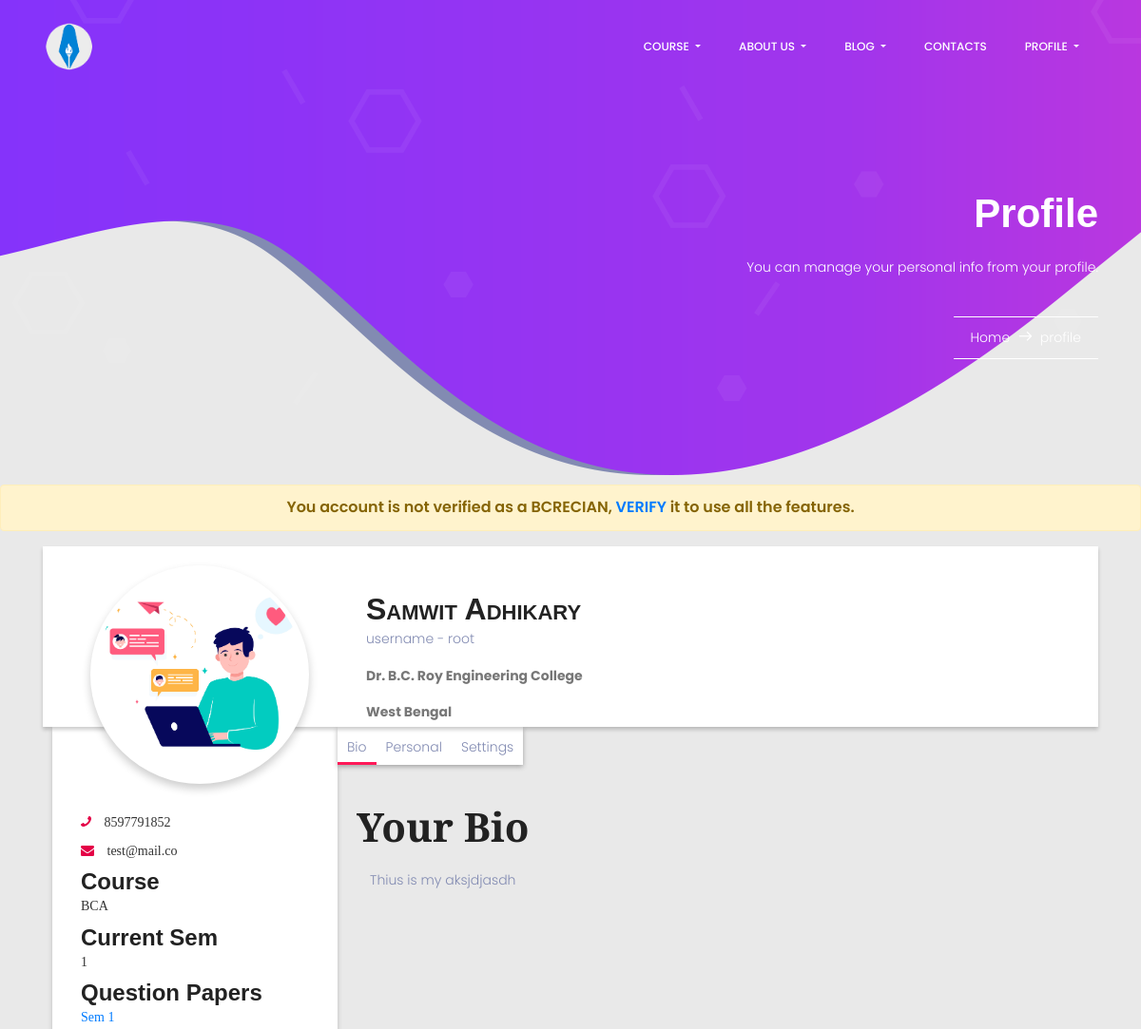
Page /profile/ (signed in, upper part) on the earlier database version.
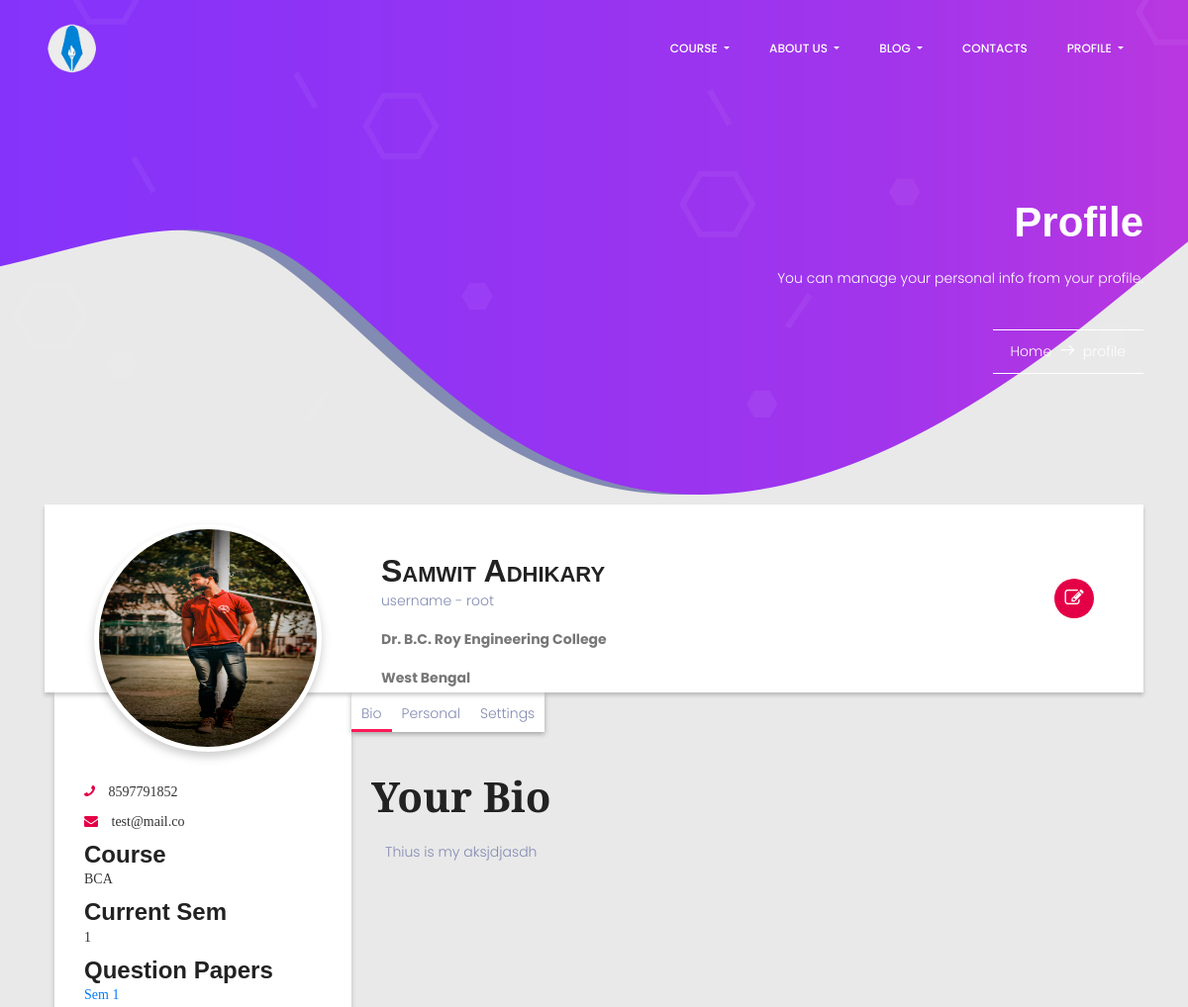
Same page on the later database version.
### home/models.py (models this page shows, shortened)
class UserProfileInfo(models.Model):
    user = models.OneToOneField(User, on_delete=models.CASCADE)
    is_verify = models.BooleanField(default=False)
    is_bcrecian = models.BooleanField(default=False)
    autogen_otp = models.IntegerField()
    name = models.CharField(max_length=20, blank=True)
    phone_number = models.CharField(
        max_length=20, default="")
    college_name = models.CharField(
        max_length=200, default="Dr. B.C. Roy Engineering College - Durgapur")
    state = models.CharField(max_length=50, default="West Bengal")
    profile_pic = models.ImageField(upload_to='profile_pics', blank=True)
    course = models.CharField(
        max_length=10, choices=Course_CHOICES, default='BCA')
    Semester = models.IntegerField(choices=Sem_CHOICES, default=1)
    bio = models.TextField(default="Update Your Bio")
    portfolio_site = models.URLField(blank=True, default="")
    upload_cv = models.FileField(upload_to="user_cvs", blank=True)

### home/views.py (the view)
# urls.py: path('profile/', views.profile, name="profilePage"),
@login_required(login_url='/login/')
def profile(request):
    return render(request, 'home/profile.html', {
        'profile': UserProfileInfo.objects.filter(user=request.user).first()
    })

### templates/home/profile.html (shortened to what the changed rows need)
{% extends 'basic.html' %}
{% block banner %}
<section class="banner-area">
    <div class="container">
        <div class="row justify-content-center align-items-center">
            <div class="col-lg-12 banner-right">
                <h1 class="text-white">
                    Profile
                </h1>
            </div>
        </div>
    </div>
</section>
{% endblock banner %}
{% block body %}
{% if not profile.is_bcrecian %}
<div class="alert alert-warning warning" role="alert">
    You account is not verified as a BCRECIAN, <a href="">VERIFY</a> it to use all the features.
</div>
{% endif %}
<div class="container">
    <div class="profile-header">
        <div class="profile-img">
            {% if profile.is_bcrecian %}
            {% if  profile.profile_pic %}
            <a href="/{{profile.autogen_otp}}/update-image/"><img src="/media/{{profile.profile_pic}}" width="200" alt="Profile Image" data-bs-toggle="tooltip" data-bs-placement="top" title="Click to change profile picture" ></a>
            {% else %}
            <a href="/{{profile.autogen_otp}}/update-image/"><img src="/media/pofile_pics/default.jpg" width="200" alt="Profile Image" data-bs-toggle="tooltip" data-bs-placement="top" title="Click to change profile picture"></a>
            {% endif %}
            {% else %}
            <img src="/media/pofile_pics/default.jpg" width="200" alt="Profile Image">
            {% endif %}
        </div>
        <div class="profile-nav-info">
            {% if profile.name %}
            <h3 class="user-name">{{ profile.name }} </h3>
            <p> username - {{ user }}</p>
            {% else %}
            <h3 class="user-name">{{ user }} </h3>
            {% endif %}
            <div class="address">
                <p id="state" class="state">{{ profile.college_name }}</p>
            </div>
            <div style="padding-bottom: 1rem;" class="address">
                <span id="country" class="country">{{ profile.state }}</span>
            </div>
        </div>
        {% if profile.is_bcrecian %}
        <a class="btn profile-option" href="/{{profile.autogen_otp}}/update-profile/">
            <div class="notification">
                <i class="fa fa-edit"></i>
            </div>
        </a>
        {% endif %}
    </div>
    <div class="main-bd">
        <div class="left-side">
            <div class="profile-side">
                <p class="mobile-no"><i class="fa fa-phone"></i> {{ profile.phone_number }}</p>
                <p class="user-mail"><i class="fa fa-envelope"></i> {{ user.email }}</p>
                <div class="user-bio">
                    <h3>Course</h3>
                    <p class="bio">
                        {{ profile.course|upper }}
                    </p>
                    <h3>Current Sem</h3>
                    <p class="bio">
                        {{ profile.Semester }}
                    </p>
                    <h3>Question Papers</h3>
                    <p class="bio">
                        <a href="/courses/{{profile.course|lower}}/{{profile.Semester}}">Sem {{ profile.Semester }}</a>
                    </p>
                </div>
            </div>
        </div>
        <div class="right-side">
            <div class="profile-body">
                <div class="profile-posts tab">
                    <h1>Your Bio</h1>
                    <p>{{ profile.bio }}</p>
                </div>
            </div>
        </div>
    </div>
</div>
{% endblock body %}

Differences in the rows shown:
changed UserProfileInfo "Samwit Adhikary": profile_pic: picture added; is_bcrecian False → True (drawn)
Other differences:
text no longer shown: "You account is not verified as a BCRECIAN, VERIFY it to use all the features."
